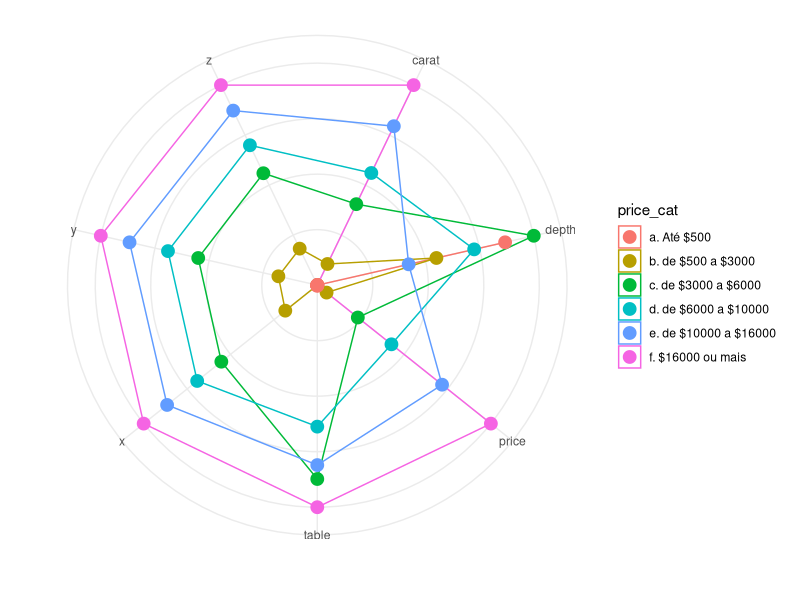

R code for this plot:
## ---- chunk 1
knitr::opts_chunk$set(echo = TRUE, 
                      message = FALSE, 
                      warning = FALSE, 
                      comment = FALSE,
                      eval=TRUE)
## ---- chunk 2
library(tidyr)
library(ggplot2)
library(tibble)
library(dplyr)
## ---- chunk 3
coord_radar <- function (theta = "x", start = 0, direction = 1) {
  theta <- match.arg(theta, c("x", "y"))
  r <- if_else(theta == "x", "y", "x")
  ggproto("CordRadar", CoordPolar, theta = theta, r = r, start = start, 
          direction = sign(direction),
          is_linear = function(coord) TRUE)
}

diamonds_rearranjado <- diamonds %>%
  mutate(price_cat = cut(price, breaks = c(0, 500, 3000, 6000, 10000, 16000, Inf), labels = c("a. Até $500", "b. de $500 a $3000", "c. de $3000 a $6000", "d. de $6000 a $10000", "e. de $10000 a $16000", "f. $16000 ou mais"))) %>%
  select(price_cat, carat, depth:z) %>%
  group_by(price_cat) %>%
  summarise_all(mean) %>%
  gather(caracteristica, valor, -price_cat) %>%
  group_by(caracteristica) %>%
  mutate(valor = valor %>% scales::rescale()) %>%
  arrange(caracteristica)

grafico_final <- diamonds_rearranjado %>%
  ggplot() +
  geom_polygon(aes(x = caracteristica, y = valor, group = price_cat, colour = price_cat), fill = "transparent") +
  geom_point(aes(x = caracteristica, y = valor, colour = price_cat), size = 4) +
  theme_minimal() +
  labs(x = "", y = "") +
  theme(axis.text.y = element_blank()) +
  coord_radar()
## ---- chunk 4
grafico_final
